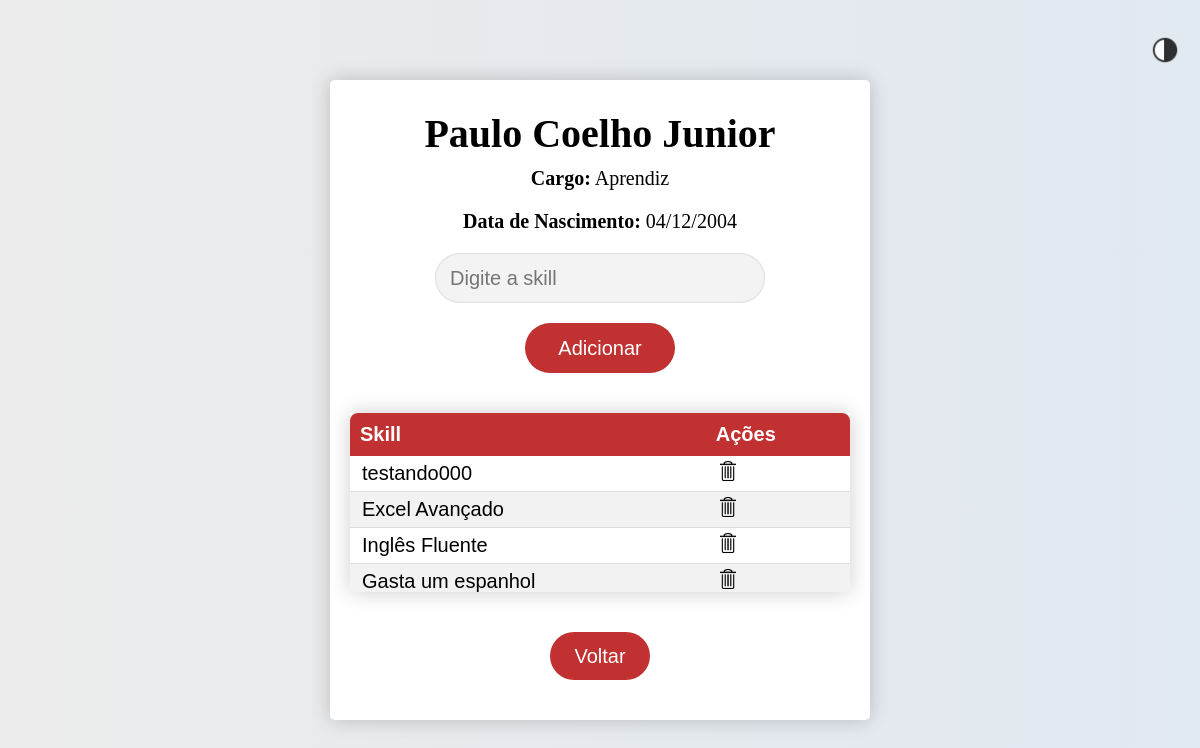
Screenshot of /funcionario/1/ (signed in) with the database file from the repository.
### app/models.py (models this page shows, shortened)
class Funcionario(models.Model):
    nome = models.CharField(max_length=100)
    cargo = models.CharField(max_length=50)
    data_nascimento = models.DateField()
    skills = models.ManyToManyField(Skill, blank=True)  # Relacionamento ManyToMany com Skill

class Skill(models.Model):
    nome = models.CharField(max_length=100)

### app/views.py (the view)
# urls.py: path('funcionario/<int:funcionario_id>/', views.funcionario_detalhes, name='funcionario_detail'),  # Corrigido para nome correto da URL
@login_required(login_url='login')
def funcionario_detalhes(request, funcionario_id):
    funcionario = get_object_or_404(Funcionario, id=funcionario_id)
    return render(request, 'skills.html', {'funcionario': funcionario})

### app/templates/skills.html (shortened to what this page needs)
{% extends 'layout.html' %}
{% load static %}
{% block extrahead %}
    <link rel="stylesheet" href="{% static 'app/css/skills.css' %}">
{% endblock %}
{% block content %}
    <div class="skillsContainer">
        <h1>{{ funcionario.nome }}</h1>
        <p><strong>Cargo:</strong> {{ funcionario.cargo }}</p>
        <p><strong>Data de Nascimento:</strong> {{ funcionario.data_nascimento|date:"d/m/Y" }}</p>
        <form method="post" action="{% url 'add_skill' funcionario.id %}">
            <input id="skillInput" name="skill" type="text" placeholder="Digite a skill">
            <button type="submit">Adicionar</button>
        </form>
        <div class="skillsList">
            <table id="skillsTable">
                <thead>
                    <tr>
                        <th>Skill</th>
                        <th>Ações</th>
                    </tr>
                </thead>
                <tbody>
                    {% for skill in funcionario.skills.all %}
                        <tr>
                            <td>{{ skill.nome }}</td>
                            <td>
                                <a href="{% url 'remove_skill' funcionario.id skill.id %}" class="remove-skill">
                                    <img src="{% static 'app/img/icons/delete.png' %}" alt="">
                                </a>
                            </td>
                        </tr>
                    {% empty %}
                        <tr>
                            <td colspan="2">Não há skills cadastradas.</td>
                        </tr>
                    {% endfor %}
                </tbody>
            </table>
        </div>
        <button class="goBackBtn" onclick="location.href='{% url 'main' %}'">Voltar</button>
    </div>
{% endblock %}

### app/static/app/css/skills.css (style rules this page uses)
html, body { height: 100%; width: 100%; margin: 0; display: flex; flex-direction: column; justify-content: center; place-items: center; font-family: Calibri; }
a { text-decoration: none; color: #000; }
.skillsContainer { display: flex; flex-direction: column; align-items: center; box-shadow: 0 0 20px 0 rgba(0, 0, 0, 0.2); border-radius: 5px; width: 500px; height: 600px; padding: 20px; background-color: white; font-size: 20px; }
.skillsContainer p { margin: 0 0 20px 0; }
h1 { margin: 10px 0; }
form { display: flex; flex-direction: column; align-items: center; }
input[type="text"] { width: 300px; height: 20px; padding: 15px 15px; border-radius: 50px; outline: none; border: none; background-color: rgb(243, 243, 243); box-shadow: inset 0 0 2px #b8bbbe; font-size: 20px; color:rgb(73, 73, 73); }
button { width: 150px; margin: 20px 10px; height: 50px; border-radius: 50px; cursor: pointer; outline: none; color: white; font-size: 20px; transition: .3s; background-color: #c23131;; border: none; }
.skillsList { width: 100%; margin: 20px 0; overflow-x: auto; box-shadow: 0 0 20px 0 rgba(0, 0, 0, 0.2); }
#skillsTable { width: 100%; border-collapse: collapse; font-family: Arial, sans-serif; text-align: left; border-radius: 8px; overflow: hidden; box-shadow: 0 2px 10px rgba(0, 0, 0, 0.1); }
#skillsTable thead th { background-color: #c23131;; color: white; padding: 10px; font-weight: bold; }
#skillsTable tbody td { padding: 5px 12px; border-bottom: 1px solid #dddddd; }
#skillsTable tbody tr:nth-child(even) { background-color: #f2f2f2; }
.remove-skill img { width: 20px; height: 20px; cursor: pointer; }
.goBackBtn { padding: 0; width: 100px; }

### rows the page displays
Funcionario: nome "Paulo Coelho Junior", cargo "Aprendiz", data_nascimento "04/12/2004"
Skill: nome "testando000"
Skill: nome "Excel Avançado"
Skill: nome "Inglês Fluente"
Skill: nome "Gasta um espanhol"
